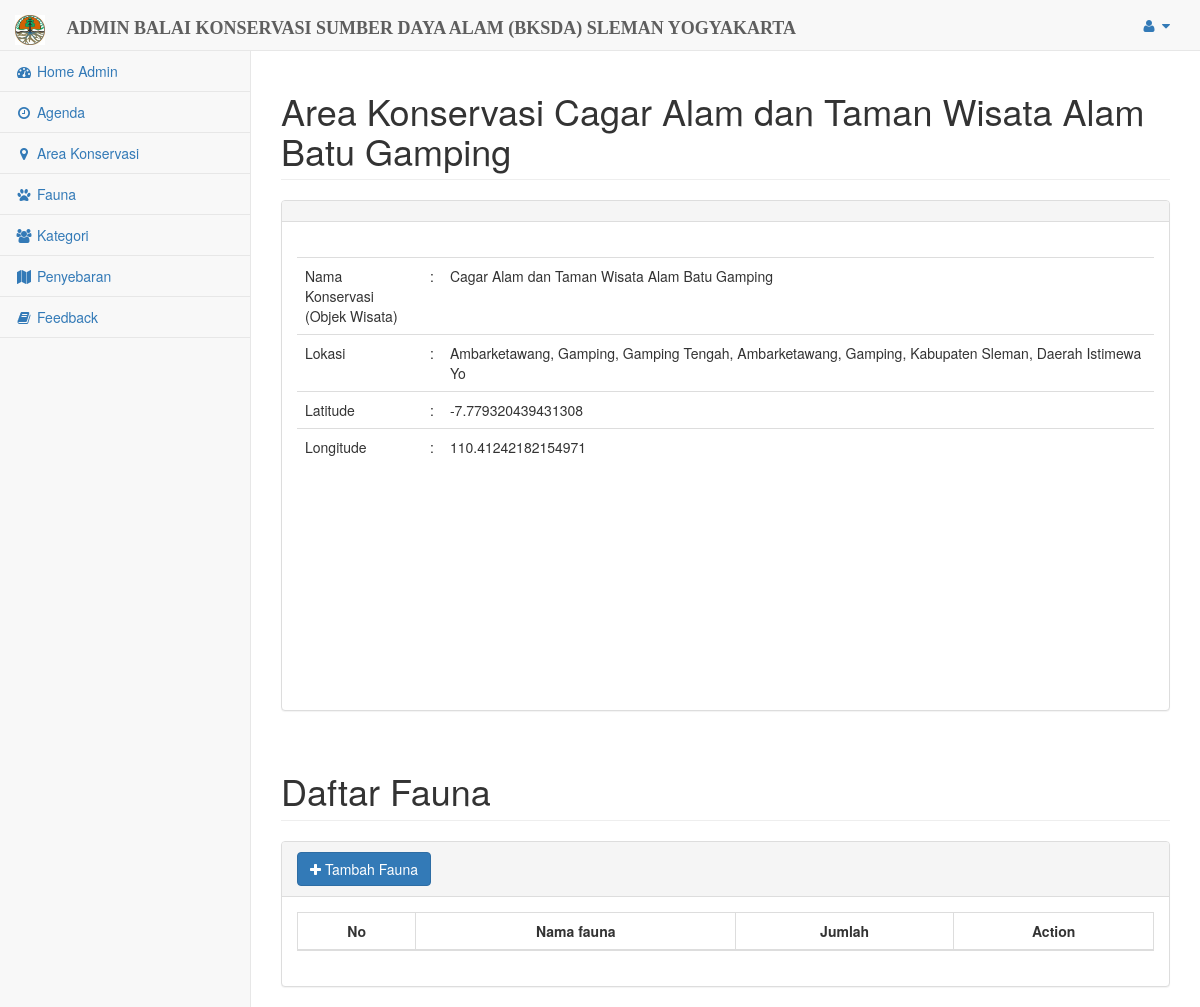
Page /admin/index.php?page=detail_konservasi2&id=9 (signed in) on the earlier database version.
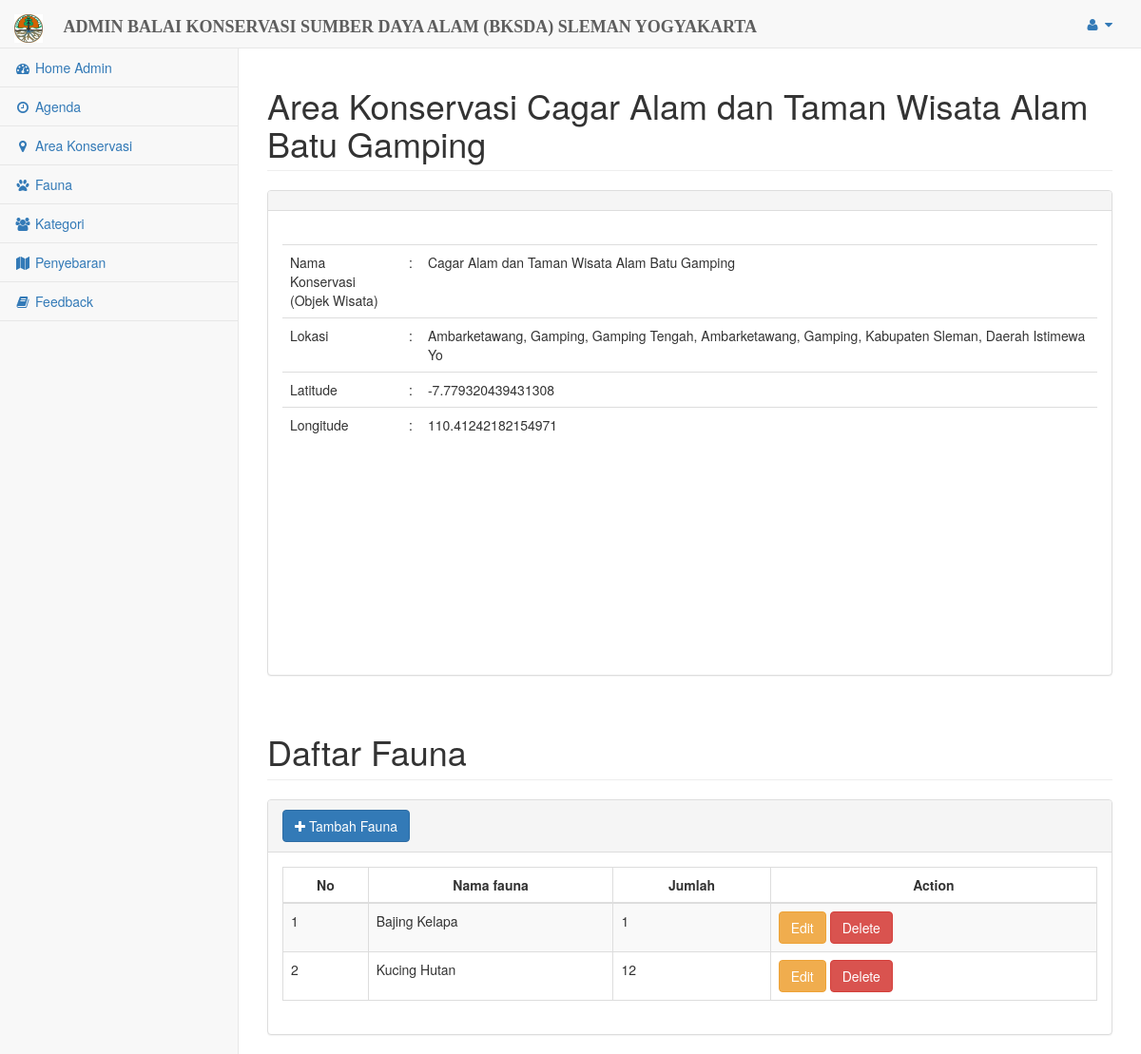
Same page on the later database version.
### tables this page shows
CREATE TABLE `detail_obyek_wisata` (
  `id` int(11) NOT NULL,
  `id_wisata` int(11) NOT NULL,
  `id_fauna` int(11) NOT NULL,
  `jumlah_fauna` int(11) NOT NULL
);

CREATE TABLE `fauna` (
  `id` int(11) NOT NULL,
  `nama_fauna` varchar(50) NOT NULL,
  `spesies` varchar(50) NOT NULL,
  `deskripsi` varchar(1000) NOT NULL,
  `status` enum('Sudah Dilepas ke Habitat Aslinya','Masih Dalam Penangkaran','','') NOT NULL,
  `status_konservasi_nasional` enum('dilindungi','tidak dilindungi') NOT NULL,
  `status_konservasi_internasional` enum('dilindungi','tidak dilindungi') NOT NULL,
  `family` varchar(50) NOT NULL,
  `kehidupan_sosial` varchar(50) NOT NULL,
  `id_kategori` int(11) NOT NULL,
  `gambar` varchar(255) DEFAULT NULL
);

### admin/konfigurasi/DB.php (called while the page is built, shortened)
<?php
class DB{
    public $connection = null;
    public function __construct()
    {
        $servername = "localhost";
        $username = "root";
        $password = "";
        $database = "bksdayogyakarta2";
        $con = new mysqli($servername, $username, $password, $database);
        $this->connection = $con;
    }
    public function select($sql){
        $result = $this->connection->query($sql);
        $data = [];
        while ($row = $result->fetch_object()){
            $data[] = $row;
        }
        return $data;
    }
}
$DATABASE = new DB();

### admin/pages/detail_konservasi2.php (the view, shortened to what the changed rows need)
<?php
require_once 'konfigurasi/DB.php';
$id = $_GET['id'];
$sql_konservasi = "SELECT obyek_wisata.id, obyek_wisata.nama_wisata, obyek_wisata.gambar, obyek_wisata.lokasi, obyek_wisata.latitude, obyek_wisata.longitude FROM obyek_wisata WHERE id = '$id'";
$sql_fauna = "SELECT detail_obyek_wisata.id_wisata as 'id', fauna.nama_fauna as 'nama', detail_obyek_wisata.jumlah_fauna as 'jumlah' FROM detail_obyek_wisata INNER JOIN fauna ON fauna.id = detail_obyek_wisata.id_fauna WHERE detail_obyek_wisata.id_wisata = '$id'";
$data_konservasi = $DATABASE->select($sql_konservasi);
$data_konservasi = $data_konservasi[0];
$data_fauna = $DATABASE->select($sql_fauna);
?>
<div id="page-wrapper" style="min-height: 100% !important;">
	<div class="row">
        <div class="col-lg-12">
            <h1 class="page-header">Area Konservasi <?= $data_konservasi->nama_wisata;?></h1>
        </div>
    </div>
    <div class="row" style="height: 100%;">
        <div class="col-lg-12">
            <div class="row">
                <div class="col-lg-12">
                    <h1 class="page-header">Daftar Fauna</h1>
                </div>
            </div>
            <div class="panel panel-default">
                <div class="panel-body">
                    <table width="100%" class="table table-striped table-bordered table-hover" id="dataTables-example">
                        <thead>
                        <tr>
                            <th>No</th>
                            <th>Nama fauna</th>
                            <th>Jumlah</th>
                            <th>Action</th>
                        </tr>
                        </thead>
                        <tbody>
                        <?php
                        $i=0;
                        $data_fauna = is_array($data_fauna)?$data_fauna:[$data_fauna];
                        foreach ($data_fauna as $fauna){
                            $i++;
                            $encoded = json_encode($fauna);
                            echo "<tr>
                                 <td>$i</td>
                                 <td>$fauna->nama</td>
                                 <td>$fauna->jumlah</td>
                                 <td>
                                     <button type='button' class='edit-fauna btn btn-warning' data='$encoded'>Edit</button>
                                     <button href='/admin/proses/fauna_konservasi.php?hapus=$fauna->id' class='hapus-fauna btn btn-danger'>Delete</button>
                                 </td>
                             </tr>";
                        };?>
                        </tbody>
                    </table>
                </div>
            </div>
        </div>
</div>
</div>

### admin/section/nav.php (shortened to what the changed rows need)
<nav class="navbar navbar-default navbar-static-top" role="navigation" style="margin-bottom: 0">
    <div class="navbar-header">
        <a class="navbar-brand" href="index.php" style="font-family: Calibri Light ">
            <span>
                <img src="gambar/logo.jpg" alt="gambar" width="30px" class="">
            </span>
            <b>&nbsp &nbsp ADMIN BALAI KONSERVASI SUMBER DAYA ALAM (BKSDA) SLEMAN YOGYAKARTA</b>
        </a>
    </div>
</nav>

Differences in the rows shown:
added detail_obyek_wisata: id_fauna.nama_fauna "Bajing Kelapa", jumlah_fauna "1"
added detail_obyek_wisata: id_fauna.nama_fauna "Kucing Hutan", jumlah_fauna "12"
